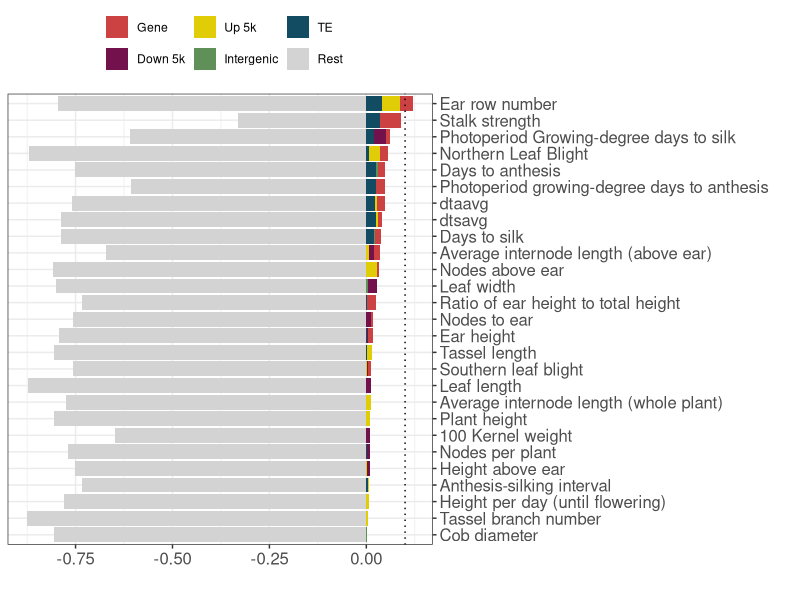
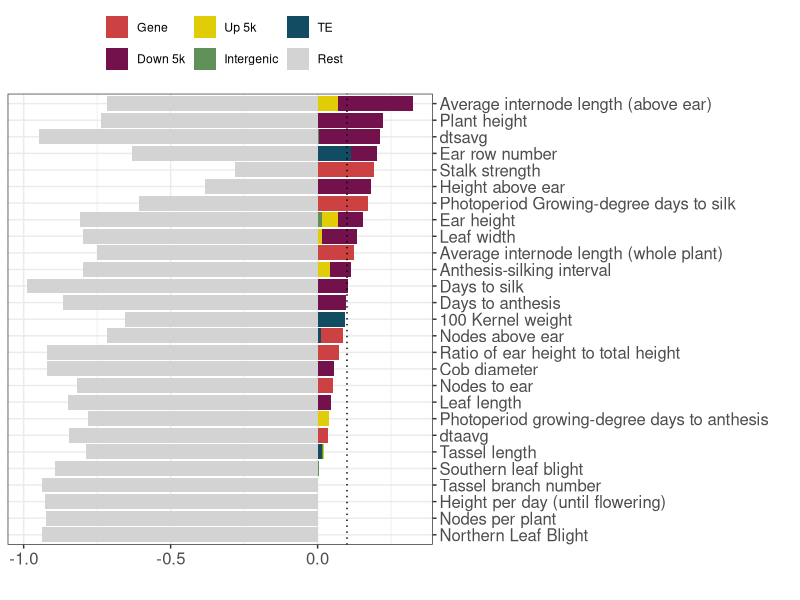
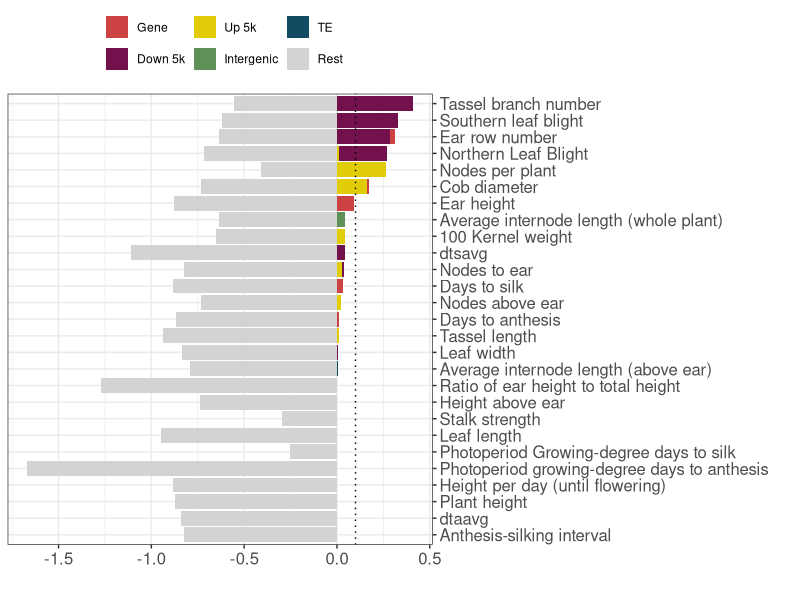
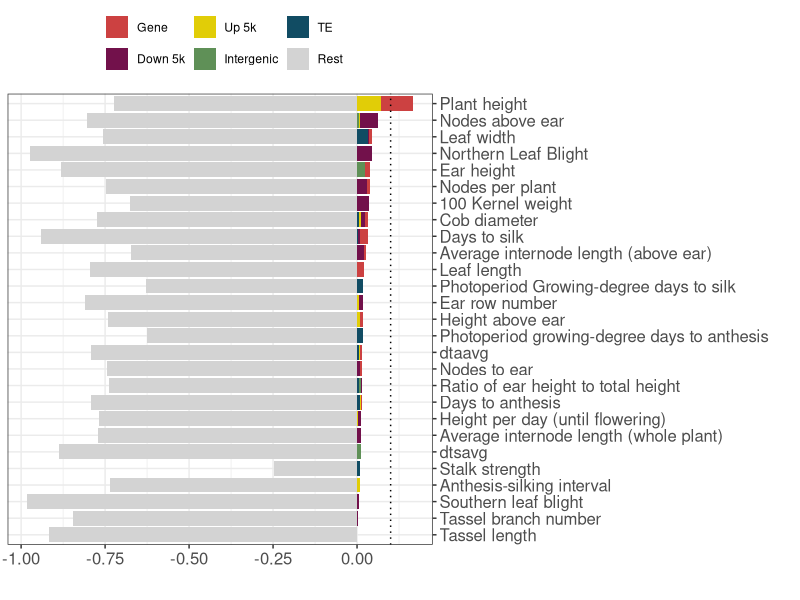
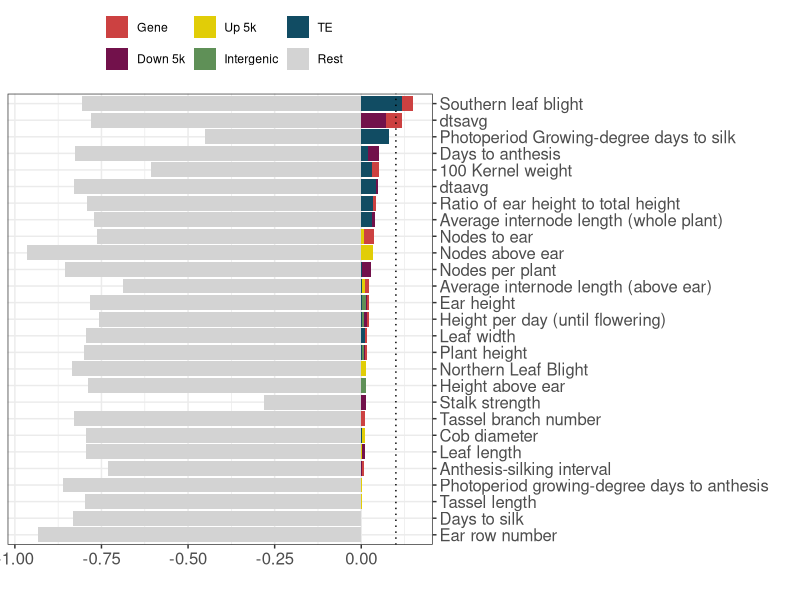
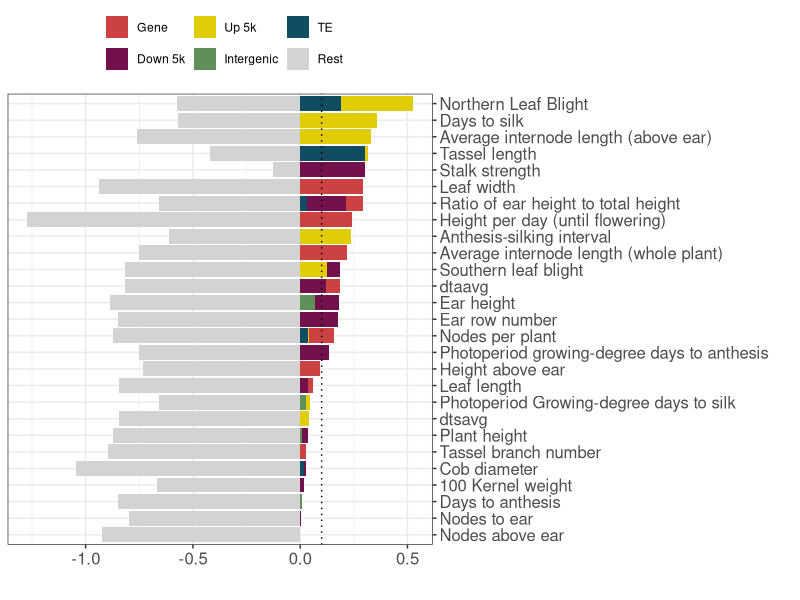

Here is the R script that generated these plots, in order: (Note: this script raises an error after producing the figures.)
## ---- chunk 1
knitr::opts_chunk$set(echo = TRUE) 
knitr::opts_knit$set(root.dir=normalizePath('../../')) 
#library(tidyverse)
## ---- chunk 2

library("dplyr")
library("tidyr")
library("ggplot2")


mybarplot <- function(df){
  cg1 <- df
  cg1$trait <- as.character(cg1$trait)
  cg1$pretty_name <- as.character(cg1$pretty_name)
  cg1[is.na(cg1$pretty_name), ]$pretty_name <- cg1[is.na(cg1$pretty_name), ]$trait
  subcg1 <- cg1[, c("pretty_name", "h2", "Her_K6", "Her_K1", "Her_K2", "Her_K3", "Her_K4", "Her_K5")]
  subcg1 <- subcg1[order(subcg1$h2, decreasing = F),]
  subcg1$Her_K6 <- -abs(subcg1$Her_K6)
  subcg1$od <- 1:nrow(subcg1)

  subcg1$pretty_name <- factor(subcg1$pretty_name,  levels=subcg1$pretty_name)
  df <- gather(data=subcg1, key=k, value="var", 3:8)
  
  p <- ggplot(df, aes(x=pretty_name, y=var, fill=k), position = position_stack(reverse = TRUE)) +
    geom_bar(stat="identity") +
    coord_flip() +
    theme_bw() +
    xlab("") +
    ylab("") +
    geom_hline(yintercept=0.1, linetype="dotted") +
    scale_x_discrete(position = "top") +
    geom_vline(xintercept=0.1, linetype="dotted") +
    # https://www.color-hex.com/color-palette/73961
    scale_fill_manual(values=c("#cc4141", "#72114b", "#e1cd07", "#5f9057", "#114c63", "#d3d3d3"),
                      name=c(""),
                      labels=c("Gene", "Down 5k", "Up 5k", "Intergenic", "TE", "Rest")) +
    #scale_fill_discrete(name="", labels=c("Exon", "Intron")) +
    theme(legend.position="top", axis.text=element_text(size=12), axis.title=element_text(size=15) )
  #########
  return(p)
}



cg1 <- read.csv("cache/h2_CG_teosinte_maize.csv")

pdf("graphs/barplot_CG_teosinte_maize.pdf", width = 8, height=8)
mybarplot(df=cg1)
dev.off()  

cg2 <- read.csv("cache/h2_CG_teosinte_landrace.csv")
pdf("graphs/barplot_CG_teosinte_landrace.pdf", width = 8, height=8)
mybarplot(df=cg2)
dev.off()  

cg3 <- read.csv("cache/h2_CG_landrace_maize.csv")
pdf("graphs/barplot_CG_landrace_maize.pdf", width = 8, height=8)
mybarplot(df=cg3)
dev.off()  

## ---- chunk 3
chg1 <- read.csv("cache/h2_CHG_teosinte_maize.csv")

pdf("graphs/barplot_CHG_teosinte_maize.pdf", width = 8, height=8)
mybarplot(df=chg1)
dev.off()  

chg2 <- read.csv("cache/h2_CHG_teosinte_landrace.csv")
pdf("graphs/barplot_CHG_teosinte_landrace.pdf", width = 8, height=8)
mybarplot(df=chg2)
dev.off()  

chg3 <- read.csv("cache/h2_CHG_landrace_maize.csv")
pdf("graphs/barplot_CHG_landrace_maize.pdf", width = 8, height=8)
mybarplot(df=chg3)
dev.off()  
## ---- chunk 4
cg1 <- read.csv("cache/h2_CG_teosinte_maize.csv")
s1 <- read.csv("cache/h2_CG_teosinte_maize_sample.csv")


obs <- subset(cg1, h2 > 0.05)


pdf("graphs/var_explained.pdf", width=8, height=8)
for(i in 1:16){
  plot_beans(obs, bg=s1, mytrait=as.character(obs$trait)[i])
}
dev.off()
